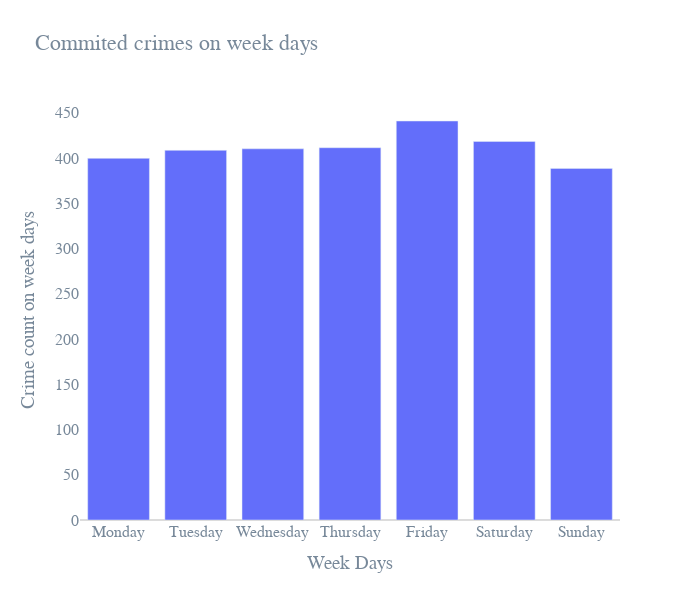

The notebook cell this image was saved under:
### Code cell
figBar = go.Figure(
    data=[
        go.Bar(
            
            name="Category",
            x= ['Monday', 'Tuesday', 'Wednesday', 'Thursday', 'Friday', 'Saturday','Sunday'],
            y= [399.673077,408.500000,410.230769,411.442308,440.962264,418.339623,388.557692],
            #marker=dict(color='#0000FF')
        ),


    ],
    layout=go.Layout(
        title="Commited crimes on week days",
        yaxis_title="Crime count on week days",
        xaxis_title="Week Days",
        font=dict(family="Trebuchet MS",size=16,color="#778899"),
        xaxis_showgrid=True,
        yaxis_showgrid=True,
        width=700,
        height=600,
        paper_bgcolor='rgba(0,0,0,0)',
        plot_bgcolor='rgba(0,0,0,0)'
    )

)

figBar.update_xaxes(zeroline=True, zerolinewidth=2, zerolinecolor='#DCDCDC')
figBar.update_yaxes(zeroline=True, zerolinewidth=2, zerolinecolor='#DCDCDC'),
figBar.update_yaxes(automargin=True)

figBar.show();

### Figure 1 — Plotly figure (JSON) as saved in the notebook; plotly's stock layout.template omitted (floating-point values rounded to 4 significant figures)
{"data": [{"name": "Category", "type": "bar", "x": ["Monday", "Tuesday", "Wednesday", "Thursday", "Friday", "Saturday", "Sunday"], "y": [399.7, 408.5, 410.2, 411.4, 441.0, 418.3, 388.6]}], "layout": {"font": {"color": "#778899", "family": "Trebuchet MS", "size": 16}, "height": 600, "paper_bgcolor": "rgba(0,0,0,0)", "plot_bgcolor": "rgba(0,0,0,0)", "title": {"text": "Commited crimes on week days"}, "width": 700, "xaxis": {"showgrid": true, "title": {"text": "Week Days"}, "zeroline": true, "zerolinecolor": "#DCDCDC", "zerolinewidth": 2}, "yaxis": {"automargin": true, "showgrid": true, "title": {"text": "Crime count on week days"}, "zeroline": true, "zerolinecolor": "#DCDCDC", "zerolinewidth": 2}}}
